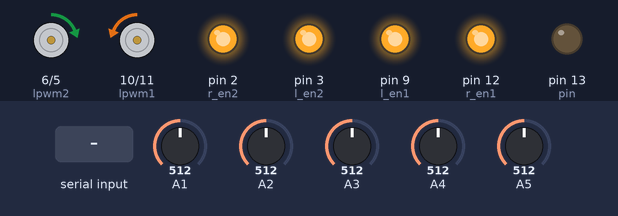
Simulated run of this sketch. Board: Arduino Uno, built with avr-gcc and run on an emulated ATmega328P. Shown: motor-driver pin pairs drawn as motors (green arrow = first pin HIGH = forward, orange = second pin HIGH = backward, longer = more drive), output pins drawn as LEDs (lit = HIGH). The inputs (shaded band) are chosen by the test bench; at power-on: A1 = 512, A2 = 512, A3 = 512, A4 = 512, A5 = 512. What the sketch prints to the serial monitor is not drawn.

Above: at 6.6 s.
6.7 s: "90,45\n" received over Serial
Timing chart, 0 to 9.7 s (numbered marks = the images above; inputs shaded):
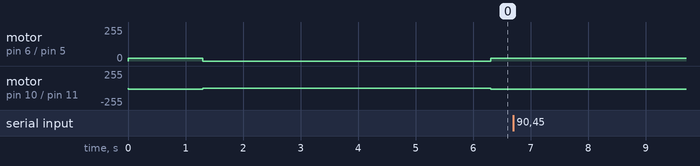

Measured:
- after the input at 6.7 s, every drawn part: stays the same

The sketch:

lfr_try.ino
```cpp
int pin = 13;
// For 4 wheels -> en1,en2,in1,in2,in3,in4
int stp = 3;
int flag;
int flag_input;
int f = 0;
int r_en1 = 12;
int l_en1  = 9;
int rpwm1 = 11;
int lpwm1 = 10;
int r_en2=2;
int l_en2=3;
int rpwm2=5;
int lpwm2=6;
int out1 = A1;

int out2 =A2;
int out3 =A3;
int out4 =A4;
int out5 =A5;
int speed=20;

int blackThreshold=750;

long timeInMicro;
long distanceInCm;

  // put your main code here, to run repeatedly:
int sensor1Value;
int sensor2Value;
int sensor3Value;
int sensor4Value;
int sensor5Value;

int s1, s2, s3, s4, s5;
int state; // moving = 1, stop = 0

void moveForward()
{

  analogWrite(rpwm1,speed);
  analogWrite(rpwm2,0);
  analogWrite(lpwm1,0);
  analogWrite(lpwm2,speed);

}

void moveBackward()
{

  analogWrite(rpwm1,0);
  analogWrite(rpwm2,speed);
  analogWrite(lpwm1,speed);
  analogWrite(lpwm2,0);
}

void turnLeft()
{
  analogWrite(rpwm1,0);
  analogWrite(rpwm2,0);
  analogWrite(lpwm1,speed);
  analogWrite(lpwm2,speed);
  delay(80);

}

void turnRight()
{
  analogWrite(rpwm1,speed);
  analogWrite(rpwm2,speed);
  analogWrite(lpwm1,0);
  analogWrite(lpwm2,0);
  delay(80);
}

void stop()
{
  analogWrite(rpwm1,0);
  analogWrite(rpwm2,0);
  analogWrite(lpwm1,0);
  analogWrite(lpwm2,0);
}

void convert_digital()
{
  s1 = 0;
  s2 = 0;
  s3 = 0;
  s4 = 0;
  s5 = 0;
  if(sensor2Value > blackThreshold) s2 = 1;
  if(sensor4Value > blackThreshold) s4 = 1;
  if(sensor3Value > blackThreshold) s3 = 1;
  if(sensor5Value > blackThreshold) s5 = 1;
  if(sensor1Value > blackThreshold) s1 = 1;
}


void setup() {
  // put your setup code here, to run once:

  pinMode(pin, OUTPUT);
  pinMode(l_en1, OUTPUT);
  pinMode(r_en1, OUTPUT);
  pinMode(l_en1, OUTPUT);
  pinMode(rpwm1, OUTPUT );
  pinMode(lpwm1, OUTPUT);
  pinMode(r_en2, OUTPUT);
  pinMode(l_en2, OUTPUT);
  pinMode(rpwm2, OUTPUT);
  pinMode(lpwm2, OUTPUT);
  digitalWrite(r_en1, HIGH);
  digitalWrite(l_en1,HIGH);
  digitalWrite(r_en2,HIGH);
  digitalWrite(l_en2,HIGH);
  Serial.begin(9600);
  analogWrite(rpwm1,0);
  analogWrite(rpwm2,0);
  analogWrite(lpwm1,0);
  analogWrite(lpwm2,0);

  state = 1;

}

void loop() {
  moveForward();

if (Serial.available()) {  // Check if data is available to read
  String command = Serial.readString();  // Read the incoming data
  if (command == "HIGH") {
    digitalWrite(13, HIGH); // Turn the LED on
    delay(1000);            // Wait for 1 second
    digitalWrite(13, LOW);  // Turn the LED off
    delay(1000);
    Serial.println("Pin set to HIGH");
  } else {
    Serial.println("Unknown command");
  }
}

if(digitalRead(pin)==HIGH){
  Serial.print("Paichi");
}

  // put your main code here, to run repeatedly:
sensor1Value = analogRead(A1);
sensor2Value = analogRead(A2);
sensor3Value = analogRead(A3);
sensor4Value = analogRead(A4);
sensor5Value = analogRead(A5);

convert_digital();


Serial.println("----");
Serial.print(sensor1Value);
Serial.print("----");
Serial.print(sensor2Value);
Serial.print("----");
Serial.print(sensor3Value);
Serial.print("----");
Serial.print(sensor4Value);
Serial.print("----");
Serial.print(sensor5Value);
Serial.println("----");
Serial.print(s1);
Serial.print("-");
Serial.print(s2);
Serial.print("-");
Serial.print(s3);
Serial.print("-");
Serial.print(s4);
Serial.print("-");
Serial.println(s5);
delay(300);
Serial.println(stp);

//------------------------
flag_input = Serial.parseInt();
if(!stp)
{
  moveBackward();
  delay(30000);
}

if (state)
{
  if((s1==0)&&(s2==0)&&(s3==0)&&(s4==0)&&(s5==0)) //stopage detection, state = 1
  {
    state = 1 - state;
    stop();
    delay(5000);
    stp--;
    Serial.println("---");
    Serial.print(stp);
  }
}
else //state = 0
{

  if((s1==1)&&(s2==1)&&(s3==0)&&(s4==1)&&(s5==1))
  {
    state = 1 - state;
    moveForward();

  }
  else if((s1==1)&&(s2==1)&&(s3==0)&&(s4==1)&&(s5==1))
  {

  }
}

}
```
